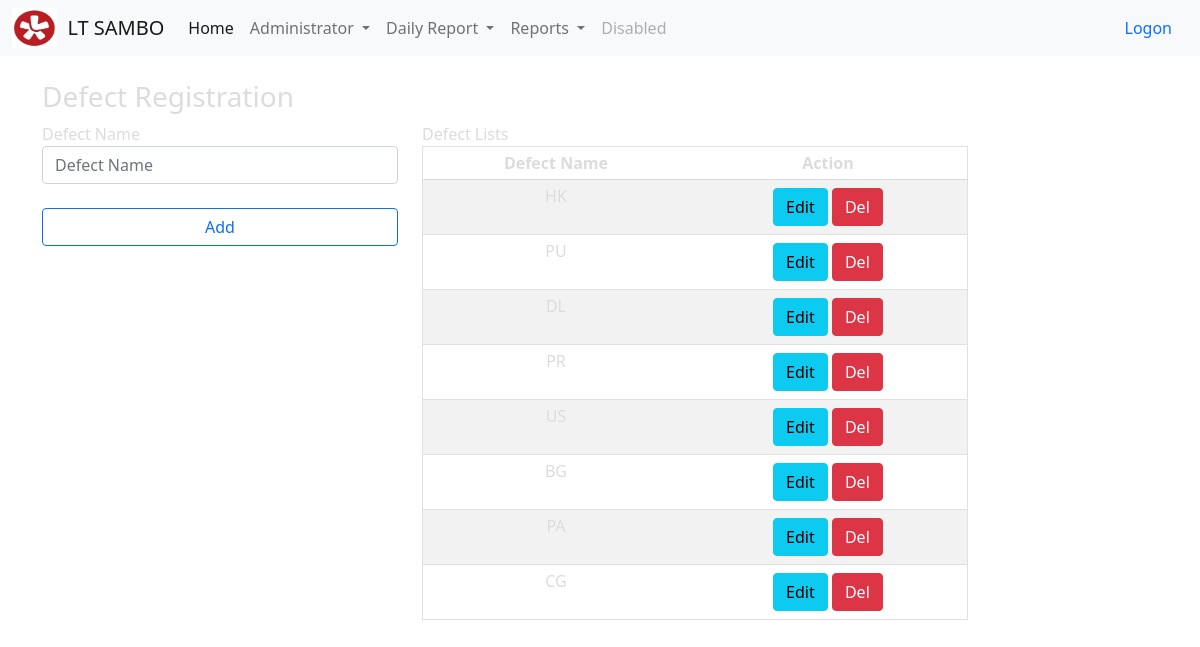
/work_volume/work_volume, run on an earlier commit of the app's database.
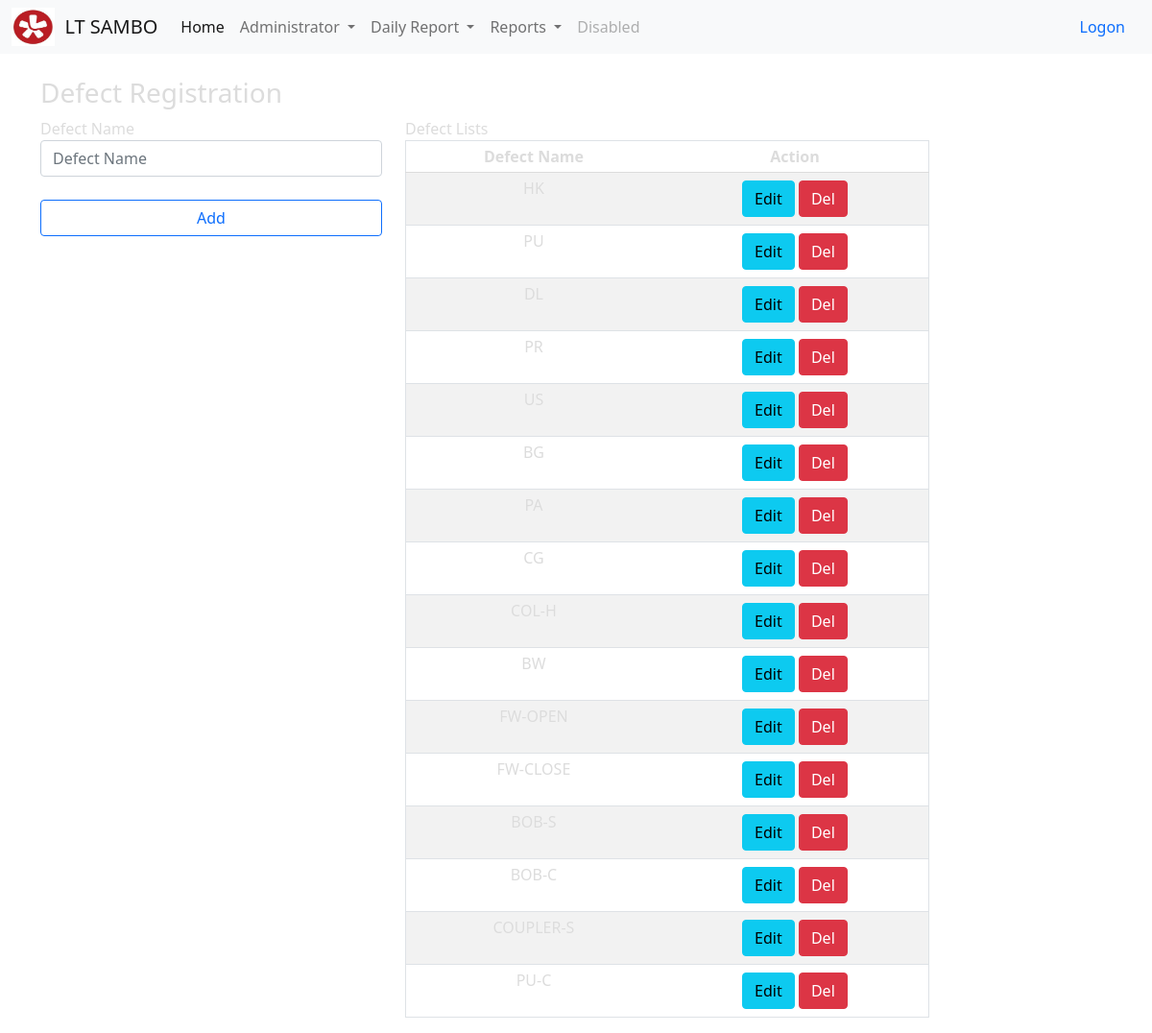
And on a later commit of the database.
### todo_list/models.py (models this page shows, shortened)
class Work_Volume(models.Model):
    Tx_Name = models.CharField(max_length=200)
    Is_Active = models.BooleanField(default=True)

### todo_list/views.py (the view)
# urls.py: path('work_volume/work_volume',views.work_volume, name='work_volume'),
def work_volume(request):
    if request.method == 'POST':
        form = WorkVolumeform(request.POST or None)
        if form.is_valid():
            form.save()
        work_volume_items = Work_Volume.objects.all
        messages.success(request, ('Item has been added to the list!'))
        return render(request, 'admin/work_volume_create.html', {'work_volume_items': work_volume_items})
    else:
        work_volume_items = Work_Volume.objects.all
        return render(request, 'admin/work_volume_create.html', {'work_volume_items': work_volume_items})

### todo_list/templates/admin/work_volume_create.html (shortened to what this page needs)
{% extends 'base.html' %}
{% load static %}
{% block content %}
<br><br>
<div class="container">
<div class="row">
    <h3 class="panel-title">
        <span class="english">Defect Registration</span>
    </h3>
    <form class="col-md-4 col-md-offset-2" method="post">
            <span>Defect Name</span>
            <input class="form-control col-md-6 me-2" type="input" placeholder="Defect Name" aria-label="Defect Name" name ="Tx_Name"><br>
            <div class="d-grid gap-2">
                <button class="btn btn-outline-primary mb-3" type="submit">Add</button>
            </div>
    </form>
    <br>
    {%if work_volume_items %}
    <br>
    <div class="col-md-6 col-md-offset-2 primary md-2">
        <span> Defect Lists</span>
    <table class="table table-striped secondary border" style="Color:#dcdcdc; line-height:1;">
    <thead>
        <tr>
            <th><center>Defect Name</center></th>
            <th class="text-center"><center>Action</center></th>
        </tr>
    </thead>
      {% for things in work_volume_items %}
            <tr style="Color:#dcdcdc;">
                <td><center>{{ things.Tx_Name }} </center></td>
                <td class="text-center"><a class='btn btn-info btn-xs' href="#"> Edit</a> <a href="#" class="btn btn-danger btn-xs"> Del</a></td>
            </tr>
        {% endfor %}
    </table>
       </div>
   {% endif %}
</div>
</div>
{% endblock %}

What changed in the data, as far as the page shows it:
added Work_Volume: Tx_Name "COL-H"
added Work_Volume: Tx_Name "BW"
added Work_Volume: Tx_Name "FW-OPEN"
added Work_Volume: Tx_Name "FW-CLOSE"
added Work_Volume: Tx_Name "BOB-S"
added Work_Volume: Tx_Name "BOB-C"
added Work_Volume: Tx_Name "COUPLER-S"
added Work_Volume: Tx_Name "PU-C"
